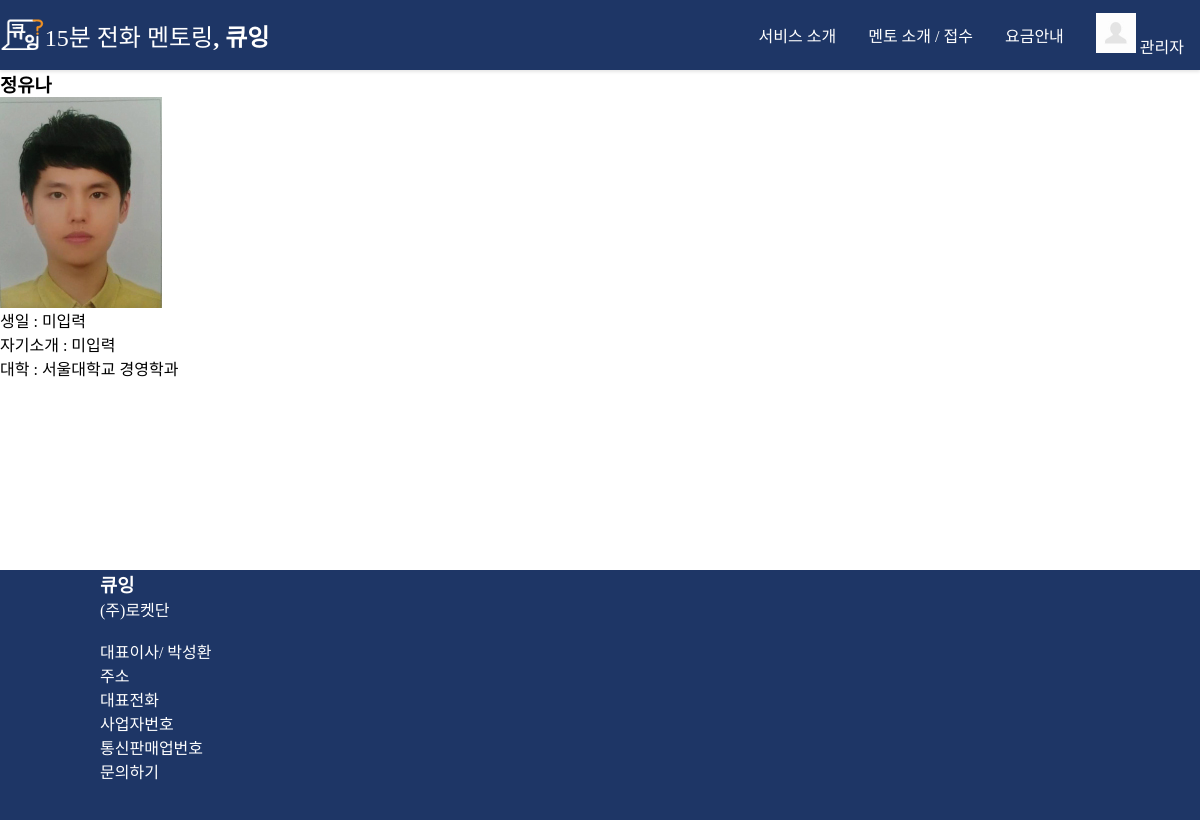
Screenshot of /accounts/profile/yuna/ (signed in) with the database file from the repository.
### accounts/models.py (models this page shows, shortened)
class User(AbstractBaseUser, PermissionsMixin):
    username = models.CharField(
        max_length=20,
        unique=True,
        help_text=('Required. 150 characters or fewer. Letters, digits and @/./+/-/_ only.'),
        verbose_name='아이디'
    )
    name = models.CharField(max_length=10, verbose_name='이름',
        unique=False,
        null=True)
    password = models.CharField(max_length=128, verbose_name='비밀번호')
    email = models.EmailField(_('이메일'), blank=True,
        unique=True,)
    date_joined = models.DateTimeField(verbose_name='date joined', auto_now_add=True)
    is_superuser = models.BooleanField(default=False)
    is_staff = models.BooleanField(default=False)
    is_active = models.BooleanField(verbose_name='active', default=True)
    avatar = models.ImageField(upload_to='avatars/', null=True, blank=True)
    objects = UserManager()
    EMAIL_FIELD = 'email'
    USERNAME_FIELD = 'username'
    REQUIRED_FIELDS = ['email']
    NAME_FIELD= 'name'
    def __str__(self):
        return str(self.name)

class Mentor_univ(models.Model):
    user = models.OneToOneField(settings.AUTH_USER_MODEL, on_delete=models.CASCADE, primary_key=True)
    image = models.ImageField(
        upload_to='profile/%Y/%m/%d/',
        blank=True,
        null=True,
    )
    phone_number = models.IntegerField(verbose_name='휴대전화')
    univ_categories = models.ForeignKey(Department, verbose_name='학교/계열/학과', related_name='univ_category', on_delete=models.CASCADE)
    consult_kind = models.CharField(max_length=20, verbose_name='상담가능분야')
    detail_consulting = models.CharField(max_length=20, verbose_name='세부사항')
    vouchers =models.ImageField(
        upload_to='profile/%Y/%m/%d',
        blank=True,
        null=True,
        verbose_name='증빙자료첨부'
    )
    is_sms = models.BooleanField(default=False,)
    is_mentor_univ = models.BooleanField(default=False)
    def image_url(self):
        if self.image:
            image_url = self.image.url
        else:
            image_url = '/static/img/accounts/no_profile_photo.png'
        return image_url

class Department(models.Model):
    name = models.CharField(max_length=30, verbose_name='학부,학과')
    categorized = models.ForeignKey(Categorized, related_name='departments', on_delete=models.CASCADE)

class Categorized(models.Model):
    name = models.CharField(max_length=20, verbose_name='분류')
    university = models.ForeignKey(University, related_name='categorized', on_delete=models.CASCADE)

class University(models.Model):
    name =models.CharField(max_length=20,verbose_name='대학교')

### accounts/views.py (the view)
# urls.py: path('profile/<str:username>/', views.profile_detail_mentor_univ, name='profile_detail_mentor_univ'),
def profile_detail_mentor_univ(request, username):
    ctx = {
        'profile': get_object_or_404(Mentor_univ, user__username=username),
    }
    return render(request, 'profile_detail_mentor_univ.html', ctx)

### accounts/templates/allauth/account/profile_detail_mentor_univ.html (shortened to what this page needs)
{% extends 'base.html' %}
{% block section %}
<div class="row">
  <div class="col s12 l10 offset-l1">
    <div class="center-align">
      <h3>{{ profile.user }}</h3>
      <img class="responsive-img profile_image" src="{{ profile.image_url }}">
      <p>생일 : {{ profile.birth_day|date:"Y.m.d."|default:"미입력" }}</p>
      <p>자기소개 : {{ profile.description|default:"미입력" }}</p>
      <p>대학 : {{profile.univ_categories.categorized.university.name}} {{profile.univ_categories.name}}</p>
    </div>
  </div>
</div>
{% endblock %}

### qing/templates/base.html (shortened to what this page needs)
{% load static %}
<html>
<head>
  <link rel="stylesheet" href="//code.jquery.com/ui/1.12.1/themes/smoothness/jquery-ui.css">
  <link href="{%static 'css/base.css' %}?ver=1.08" rel="stylesheet">
</head>
<body>
    <nav>
      <h1 class='nav_logo'>
        <a href="{%url 'core:main'%}">
          <img src="{%static 'base/logo.png'%}">
          <p class="weight_normal">15분 전화 멘토링</p><p class="weight_bold">, 큐잉</p>
        </a>
      </h1>
      <ul>
        <li><a href="{%url 'core:service'%}">서비스 소개</a></li>
        <li><a href="{%url 'mentor:consult_main'%}">멘토 소개 / 접수</a></li>
        <li><a href="{%url 'core:FAQ'%}">요금안내</a></li>
        {% if request.user.is_authenticated %}
        <li class="mypage_dropbox">
          <a href="#" >
          {% if request.user.mentor_univ.image %}
          <img src="{{request.user.mentor_univ.image.url}}"class="nav_photo">
          {% else %}
          <img src="{%static 'img/accounts/no_profile_photo.png'%}"class="nav_photo">
          {%endif%}
          {{request.user.name}}
          </a>
        </li>
        {% else %}
        <li><a href="{%url 'accounts:account_login'%}">로그인</a></li>
        {% endif %}
      </ul>
    </nav>
  <section>
    {%block section%}
    {%endblock%}
  </section>
  <footer>
    <div class="footer_wrap">
      <h3>큐잉</h3>
      <p>(주)로켓단</p>
      <br>
      <p>대표이사/ 박성환</p>
      <p>주소</p>
      <p>대표전화</p>
      <p>사업자번호</p>
      <p>통신판매업번호</p>
      <p>문의하기</p>
    </div>
  </footer>
</body>
</html>

### static/css/base.css (style rules this page uses)
body { margin:0; }
nav { position: fixed; display:flex; top:0; left:0; right:0; background:#1E3666; box-shadow: rgba(0,0,0,0.1) 0 2px 3px; height: 70px; z-index:200; flex-direction: row; align-items: center; }
.nav_logo { height:70px; margin:0; display:flex; flex:1; flex-direction: row; align-items: center; color:white; }
nav h1 a { display:flex; }
.nav_logo img { height:35px; }
.nav_logo p { display: flex; margin:0; text-align: center; }
nav ul { display: flex; list-style-type: none; margin: 0; padding: 0; overflow: hidden; flex-direction: row; align-items: center; }
nav li a { color: white; text-align: center; padding: 14px 16px; text-decoration: none; }
.nav_photo { width:40px; height:40px; }
section { margin-top:70px; width:100%; min-height: 500px }
footer { background:#1E3666; position: display:block; width:100%; min-height:250px; color:white; }
.footer_wrap { width:70%; margin-left:100px; max-height: 250px; }
a { text-decoration: none; color:inherit; }
h1,h2,h3,h4,h5,h6,p { margin:0; }
.weight_normal { font-weight: normal; }
.weight_bold { font-weight: bold; }

### rows the page displays
User: user.name "관리자"
Mentor_univ: user "정유나", image_url (picture), univ_categories.categorized.university.name "서울대학교", univ_categories.name "경영학과"

### other values shown
{{ profile.birth_day|date:"Y.m.d."|default:"미입력" }} "미입력"
{{ profile.description|default:"미입력" }} "미입력"
